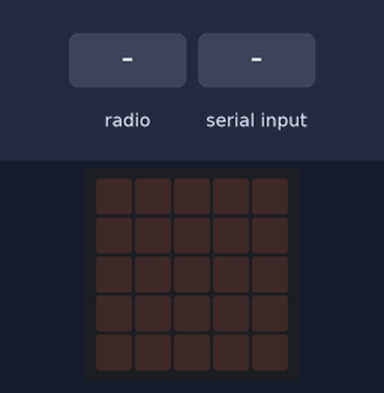
This program was run on a simulated BBC micro:bit (MakeCode). Parts: the board's 5×5 LED display. Inputs (shaded band) come from the test bench.

Above: at 1.2 s.
1.3 s: radio message "40" arrives
At 2.4 s:
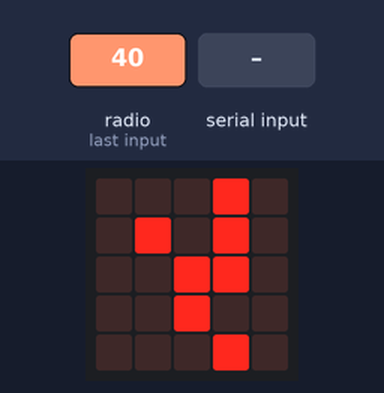
2.8 s: "FWD\n" received over the second serial link
At 3.7 s:
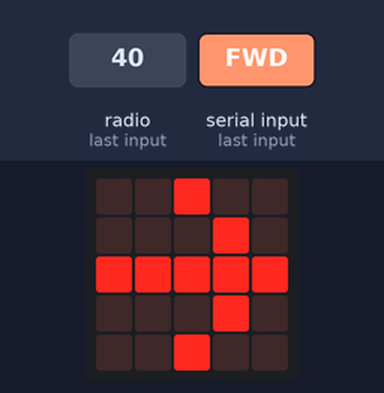
4.3 s: "RWD\n" received over the second serial link
At 4.9 s:
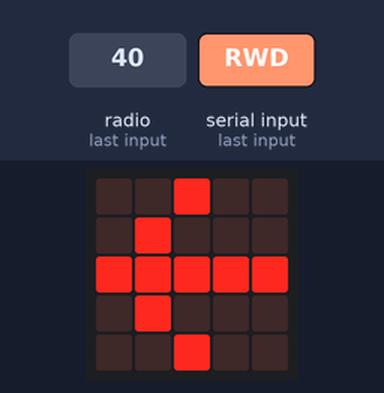
Timing chart, 0 to 7.3 s (numbered marks = the images above; inputs shaded):
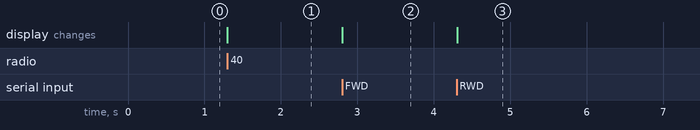

The program:

main.ts
```typescript
radio.onReceivedNumber(function (receivedNumber) {
    if (receivedNumber == 40) {
        let Zeit = 0
        basic.showLeds(`
            . . . # .
            . # . # .
            . . # # .
            . . # . .
            . . . # .
            `)
        Zeit2 = control.millis()
        serial.writeValue("Zeitdifferenz", Zeit2 - Zeit)
    }
})
serial.onDataReceived(serial.delimiters(Delimiters.NewLine), function () {
    EmpfangeneDaten = serial.readLine()
    serial.writeLine(EmpfangeneDaten)
    if ("FWD" == EmpfangeneDaten) {
        basic.showLeds(`
            . . # . .
            . . . # .
            # # # # #
            . . . # .
            . . # . .
            `)
    }
    if ("RWD" == EmpfangeneDaten) {
        basic.showLeds(`
            . . # . .
            . # . . .
            # # # # #
            . # . . .
            . . # . .
            `)
    }
})
let EmpfangeneDaten = ""
let Zeit2 = 0
serial.redirect(
SerialPin.P14,
SerialPin.P0,
BaudRate.BaudRate115200
)
radio.setGroup(1)
basic.forever(function () {

})
```

test.ts
```typescript
// Hier kann man Tests durchführen; diese Datei wird nicht kompiliert, wenn dieses Paket als Erweiterung verwendet wird.
```

Measured:
- after the input at 1.3 s, the display: changes at once (image 1)
- after the input at 2.8 s, the display: changes at once (image 2)
- after the input at 4.3 s, the display: changes at once (image 3)
